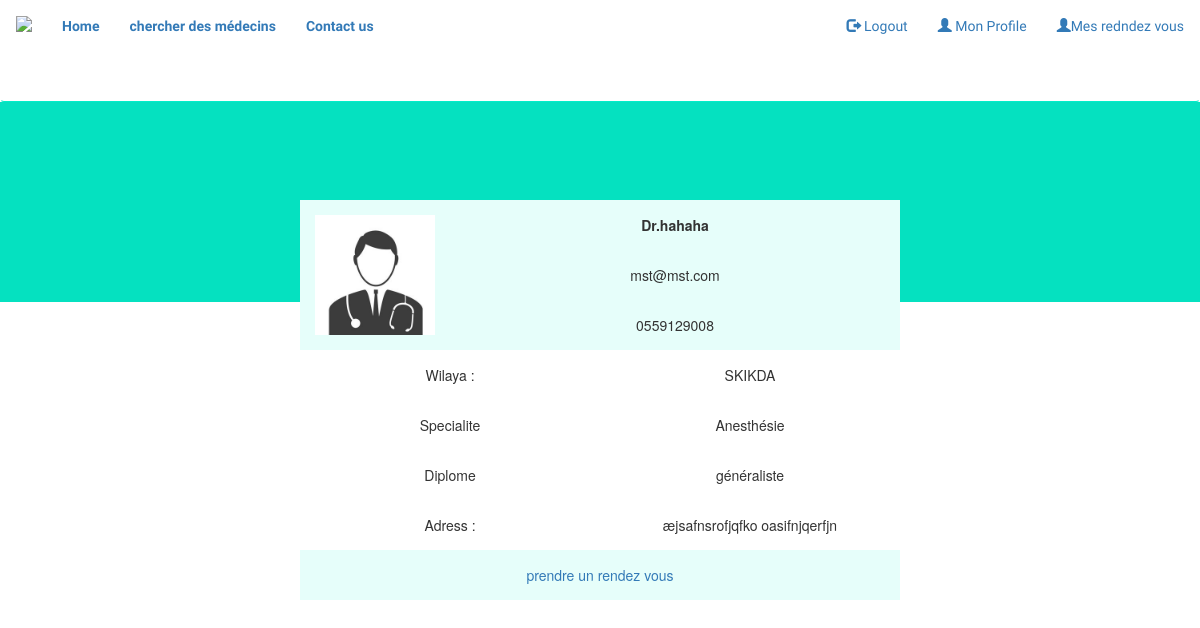
The page /profile.php?user=aymen4 (signed in) on the database its author committed.
### tables this page shows
CREATE TABLE `doc` (
  `user` varchar(20) NOT NULL,
  `pass` varchar(20) NOT NULL,
  `diplome` int(2) NOT NULL,
  `spec` int(2) NOT NULL,
  `email` varchar(40) NOT NULL,
  `tel` varchar(15) NOT NULL,
  `wilaya` int(2) NOT NULL,
  `nom` varchar(30) NOT NULL,
  `adress` varchar(100) NOT NULL
);

### profiledoc.php (the view, shortened to what this page needs)
<?php
$conn = new mysqli("localhost", "id1811609_root", "aymen","id1811609_my_db");
$sql = "SELECT * FROM doc WHERE user='".$_GET['user']."'";
$result=$conn->query($sql);
$row= mysqli_fetch_assoc($result) ;
switch ($row['spec']) {
case "1" :$row['spec']="ORL Tête et cou";
case"2":$row['spec']="Orthopédie et Rachis";
case"3":$row['spec']="Ophtalmologie";
case"4":$row['spec']="Chirurgie Plastique";
case"5":$row['spec']="Chirurgie Dentaire" ;
case"6":$row['spec']="Pneumologie ";
case"7":$row['spec']="Cardiologie";
case"8":$row['spec']="Gastro-Entérologie";
case"9":$row['spec']="Anesthésie";
}
switch ($row['diplome']) {
case"1":$row['diplome']="généraliste";
          break;
}
switch ($row['wilaya']) {
case"21":$row['wilaya']="SKIKDA";
break;
}
$row['path'] ="\Profile_pic/pic.jpg";
?>
<!DOCTYPE html>
<html>
<head>
</head>
<body>
<div class="bar">
<div class="table">
<table width="50%" border="0">
    <tr>
      <td rowspan="3" width="25%" ><img src="<?php echo $row['path'] ;?>"/></td>
      <td><strong><?php echo'Dr.'.$row['nom']; ?></strong></td>
    </tr>
    <tr>
      <td><?php echo $row['email']; ?></td>
    </tr>
    <tr>
      <td><?php echo $row['tel']; ?></td>
    </tr>
 </table>
<table class="grey" border="0" width="50%" >
  <?php
echo'  <tr>
<td width="50%">   Wilaya :</td> <td>'. $row['wilaya'].'</td>
  </tr>
  <tr>
<td width="50%" >  Specialite  </td> <td>'.$row['spec'].'</td>
  </tr>
  <tr>
<td width="50%" >  Diplome  </td> <td>'.$row['diplome'].'</td>
  </tr>
  <tr>
<td width="50%" >  Adress :  </td> <td>'.$row['adress'].'</td>
  </tr>';
 ?>
</table>
<table border="0" width="50%">
 <?php
   echo '<tr>
   <td ><a target="_blank" href="prdv.php?user='.$_GET['user'].'">   prendre un rendez vous</a>   </td>
   </tr>' ;
    ?>
</table>
</div>
</div>

### profiledoc.php (style rules this page uses)
.bar { height: 200px; background-color: #05e1c0; }
.table { position:absolute; top:200px; text-align: center; }
table { line-height: 50px; margin-left: 25%; }
.grey td { background-color: white; }
td { background-color: #e6fefa; }
td img { height: 120px; width: auto; }

### rows shown on the page
doc: nom "hahaha", email "mst@mst.com", tel "0559129008", adress "æjsafnsrofjqfko oasifnjqerfjn"

### other values the page prints
$row['wilaya'] "SKIKDA"
$row['spec'] "Anesthésie"
$row['diplome'] "généraliste"
